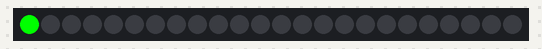
The sketch below on a simulated Arduino Uno, built with avr-gcc and run on an emulated ATmega328P. Parts: 24 RGB LEDs in strip order, left to right. Colours are those a GRB WS2812 strip shows for the declared byte order.

Above: at 0.01 s.
At 0.76 s:
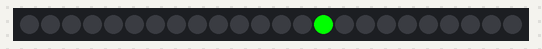
At 1.19 s:
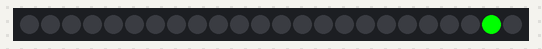
At 1.62 s:
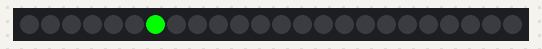

The sketch:

Test.ino
```cpp
#include <FastLED.h>

// How many leds in your strip?
#define NUM_LEDS 24

// For led chips like WS2812, which have a data line, ground, and power, you just
// need to define DATA_PIN.  For led chipsets that are SPI based (four wires - data, clock,
// ground, and power), like the LPD8806 define both DATA_PIN and CLOCK_PIN
// Clock pin only needed for SPI based chipsets when not using hardware SPI
#define DATA_PIN 12
#define CLOCK_PIN 3

// Define the array of leds
CRGB leds[NUM_LEDS];

void setup()
{

    FastLED.addLeds<WS2812B, DATA_PIN, RGB>(leds, NUM_LEDS); // GRB ordering is typical
}

void loop()
{
    for (int i = 0; i < NUM_LEDS; i++)
    {
        // Turn the LED on, then pause
        leds[i] = CRGB::Red;
        FastLED.show();
        delay(50);
        // Now turn the LED off, then pause
        leds[i] = CRGB::Black;
        FastLED.show();
        delay(0);
    }
}
```

Measured:
- by itself, everything shown: repeats every 1.3 s, in 24 steps
